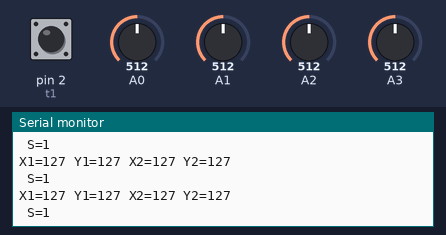
The sketch below on a simulated Arduino Uno, built with avr-gcc and run on an emulated ATmega328P. Shown: the last lines printed to the serial monitor. Inputs (shaded band) come from the test bench; at power-on: A0 = 512, A3 = 512, pin 2 (t1) HIGH, A1 = 512, A2 = 512. No radio packets arrive unless stated.

Above: at 1.2 s.
1.3 s: A0 set to 418
At 1.8 s:
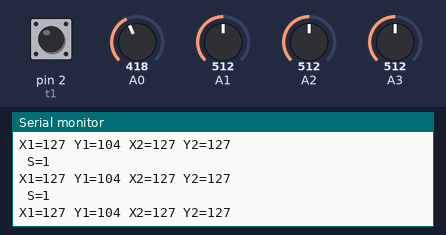
4.3 s: A0 set to 394
At 5.1 s:
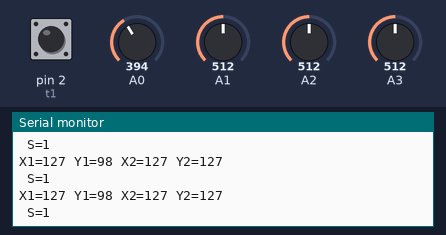
13.3 s: A3 set to 414
At 14.0 s:
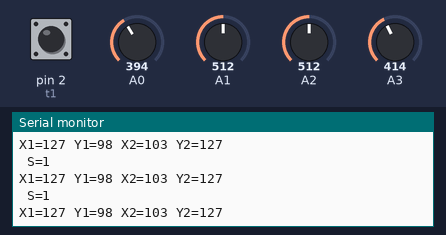
16.3 s: A3 set to 393
At 16.8 s:
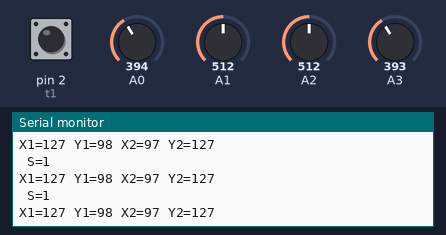
Timing chart, 0 to 19.3 s (numbered marks = the images above; inputs shaded):
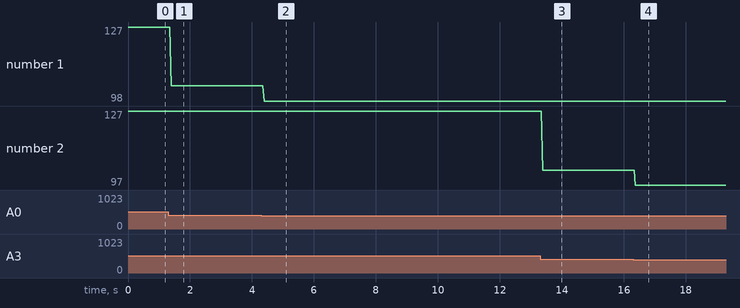

The sketch:

Anchit-RC.ino
```cpp
/*
        DIY Arduino based RC Transmitter
  by Dejan Nedelkovski, www.HowToMechatronics.com
  Library: TMRh20/RF24, https://github.com/tmrh20/RF24/
*/

#include <SPI.h>
#include <nRF24L01.h>
#include <RF24.h>
#include <Wire.h>


// Define the digital inputs
#define t1 2   // Toggle switch 1


RF24 radio(4, 3);   // nRF24L01 (CE, CSN)
const byte address[6] = "00001"; // Address

// Max size of this struct is 32 bytes - NRF24L01 buffer limit
struct Data_Package {
  byte j1PotX;
  byte j1PotY;
  byte j2PotX;
  byte j2PotY;
  byte tSwitch1;
};

Data_Package data; //Create a variable with the above structure

void setup() {
  Serial.begin(9600);

  // Define the radio communication
  radio.begin();
  radio.openWritingPipe(address);
  radio.setAutoAck(false);
  radio.setDataRate(RF24_2MBPS);
  radio.setPALevel(RF24_PA_LOW);

  // Activate the Arduino internal pull-up resistors
  pinMode(t1, INPUT_PULLUP);

  // Set initial default values
  data.j1PotX = 127; // Values from 0 to 255. When Joystick is in resting position, the value is in the middle, or 127. We actually map the pot value from 0 to 1023 to 0 to 255 because that's one BYTE value
  data.j1PotY = 127;
  data.j2PotX = 127;
  data.j2PotY = 127;
  data.tSwitch1 = 1;
}
void loop() {
  // Read all analog inputs and map them to one Byte value
  data.j1PotX = map(analogRead(A1), 0, 1023, 0, 255); // Convert the analog read value from 0 to 1023 into a BYTE value from 0 to 255
  data.j1PotY = map(analogRead(A0), 0, 1023, 0, 255);
  data.j2PotX = map(analogRead(A3), 0, 1023, 0, 255);
  data.j2PotY = map(analogRead(A2), 0, 1023, 0, 255);

  // Read all digital inputs
  data.tSwitch1 = digitalRead(t1);

  // Send the whole data from the structure to the receiver
  bool res = radio.write(&data, sizeof(Data_Package));
  if(res==1)
  {
    Serial.print("X1="); Serial.print(data.j1PotX);
    Serial.print(" Y1="); Serial.print(data.j1PotY);
    Serial.print(" X2="); Serial.print(data.j2PotX);
    Serial.print(" Y2="); Serial.println(data.j2PotY);
    Serial.print(" S="); Serial.println(data.tSwitch1);
    Serial.println();
  }
  else
  {
    Serial.println("Error Sending Data");
  }
}
```

Measured:
- the behaviour switches between 402 and 401 on A0 (found by bisection; images 1 and 2)
- after the input at 1.3 s, the serial monitor: prints a new line after 0.09 s (image 1)
- after the input at 4.3 s, the serial monitor: prints a new line after 0.09 s (image 2)
- after the input at 13.3 s, the serial monitor: prints a new line after 0.08 s (image 3)
- after the input at 16.3 s, the serial monitor: prints a new line after 0.08 s (image 4)
- plotted number 1: 127 → 104 after the input at 1.3 s, 104 → 98 after the input at 4.3 s
- plotted number 2: 127 → 103 after the input at 13.3 s, 103 → 97 after the input at 16.3 s
